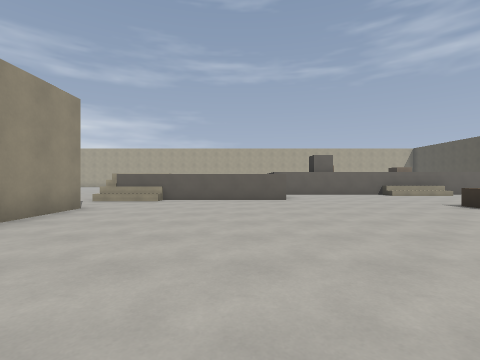
[1] (above)

18 first-person views from a walk through a Godot game level. The camera is 1.3 m above the floor, looks level and sees 85° across. The floor is counted in squares, 2 m on a side. Each view is taken from the middle of a square. On the plan, view 1 faces up. The plan holds only what a view shows up to about 9 squares ahead; the rest is blank.

[2]
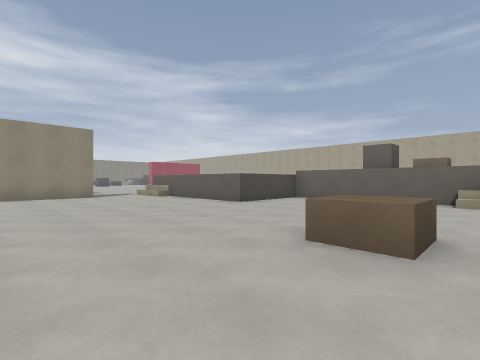

[3]
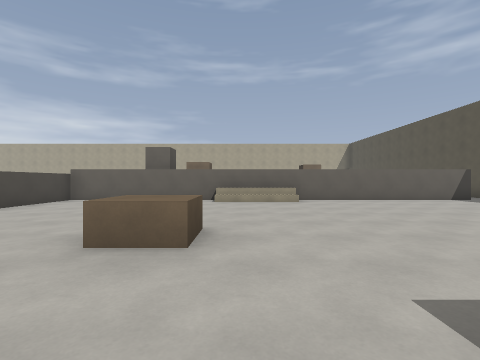

[4]
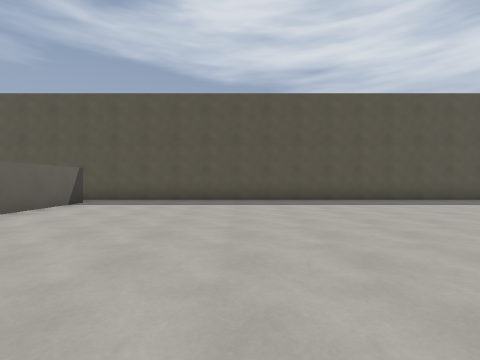

[5]
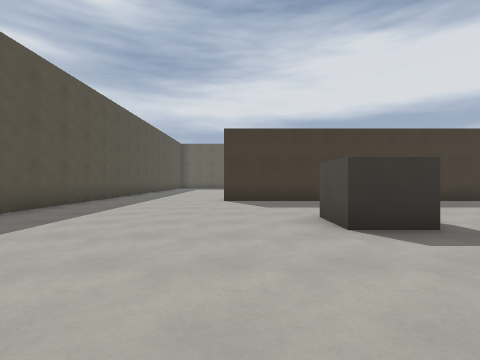

[6]
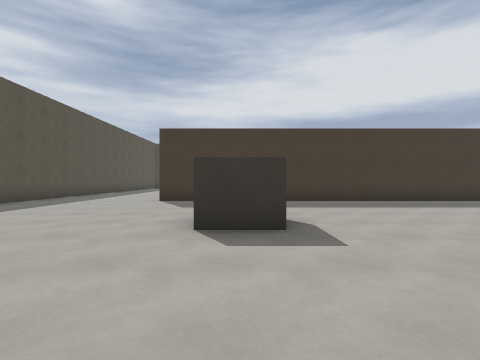

[7]
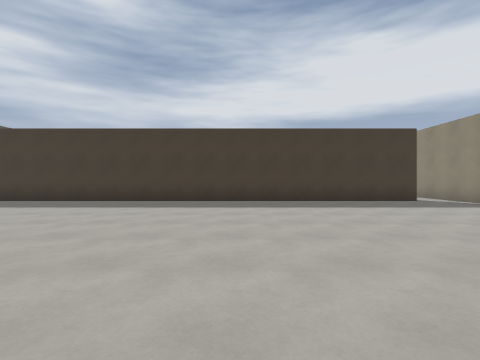

[8]
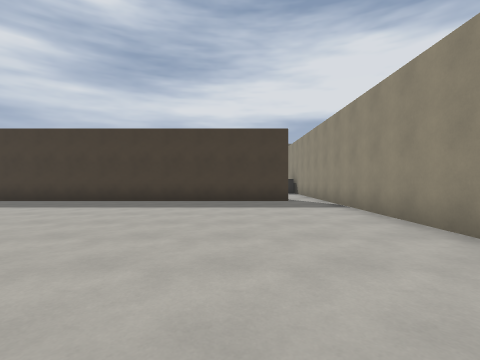

[9]
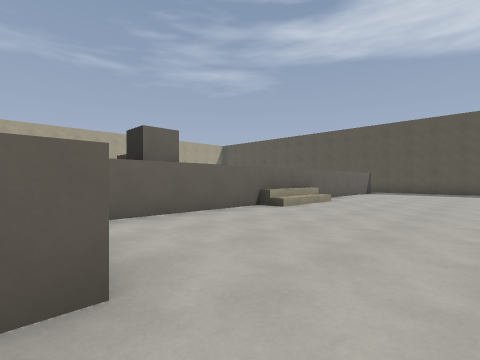

[10]
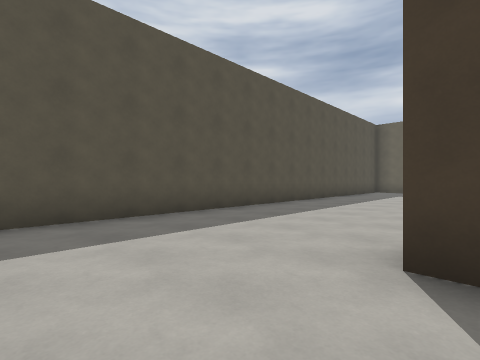

[11]
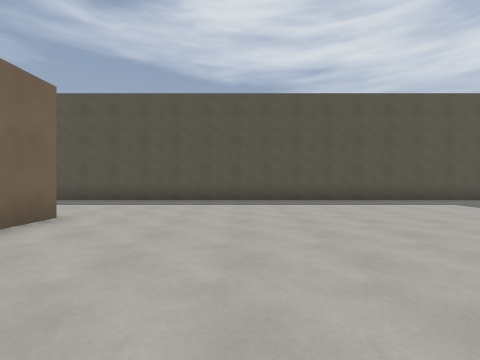

[12]
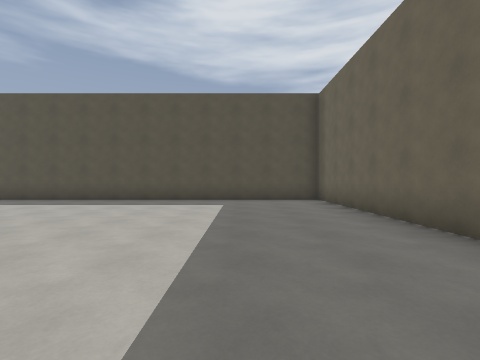

[13]
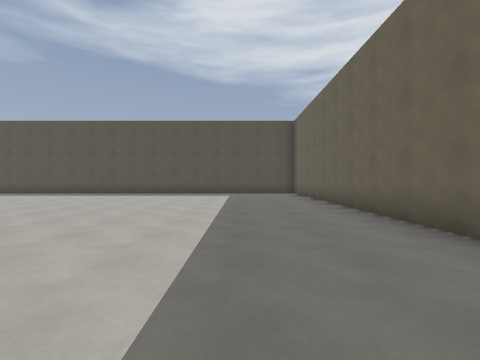

[14]
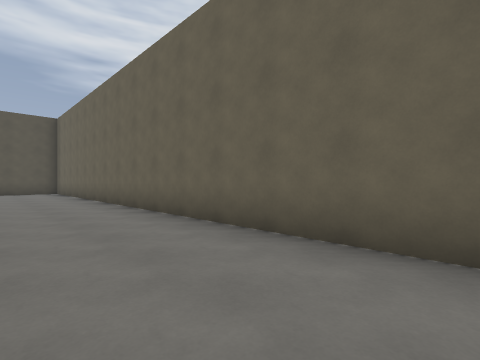

[15]
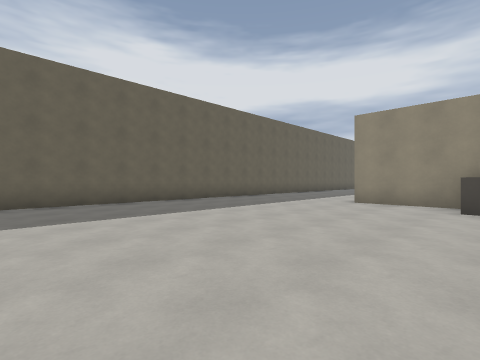

[16]
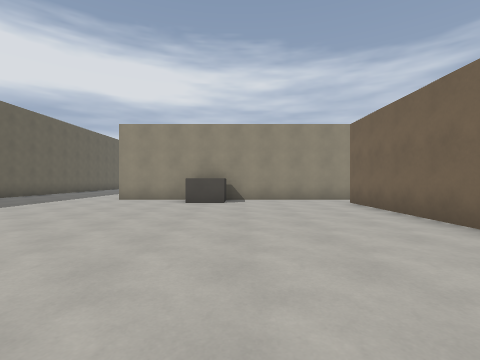

[17]
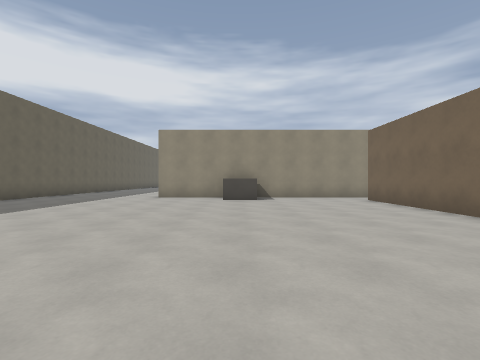

[18]
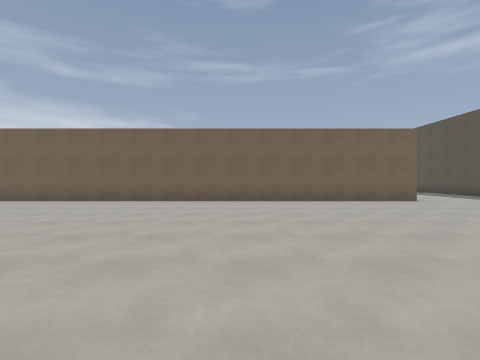

### Floor plan
Points are (right, up) in squares from view 1. A wall is a line through its corners. A room is listed if a view was taken in it or the views show most of it. See-through windows are left out.
Room 1 (views 1, 2, 3, 4, 5, 6, 7, 8, 9, 10)
walls: (14.5, 11.5) (1.5, 11.5); (-3.7, 5.9) (-3.7, -1.5); (15.6, -2.4) (15.6, 12.2); (-2.6, -1.2) (11.5, -1.2)
ways out: opening at (-3, -1) to room 2; opening at (13.5, -2) to room 2; opening at (-3.3, 7); opening at (15, 12)
objects: crate (6, 6); crate (9, 3)
Room 2 (views 11, 12, 13, 14, 15, 16, 17, 18)
walls: (11.5, -1.8) (-2.5, -1.8); (-3, -13.6) (15.6, -13.6) (15.6, -2.4); (-3.7, -1.5) (-3.7, -9)
ways out: opening at (-3, -1) to room 1; opening at (13.5, -2) to room 1; opening at (-3.2, -11.5)
objects: crate (-3, -6)

Positions as (right, up) in squares from view 1, and headings:
1: (0, 0), facing up
2: (7, 3), facing up-left
3: (7, 3), facing up
4: (7, 7), facing right
5: (11, 7), facing down
6: (9, 7), facing down
7: (3, 7), facing down
8: (-1, 7), facing down
9: (1, 7), facing up-right
10: (11, 1), facing down-right
11: (7, -5), facing right
12: (7, -11), facing right
13: (3, -11), facing right
14: (1, -11), facing down-right
15: (4, -6), facing down-left
16: (5, -5), facing left
17: (6, -6), facing left
18: (6, -10), facing up
